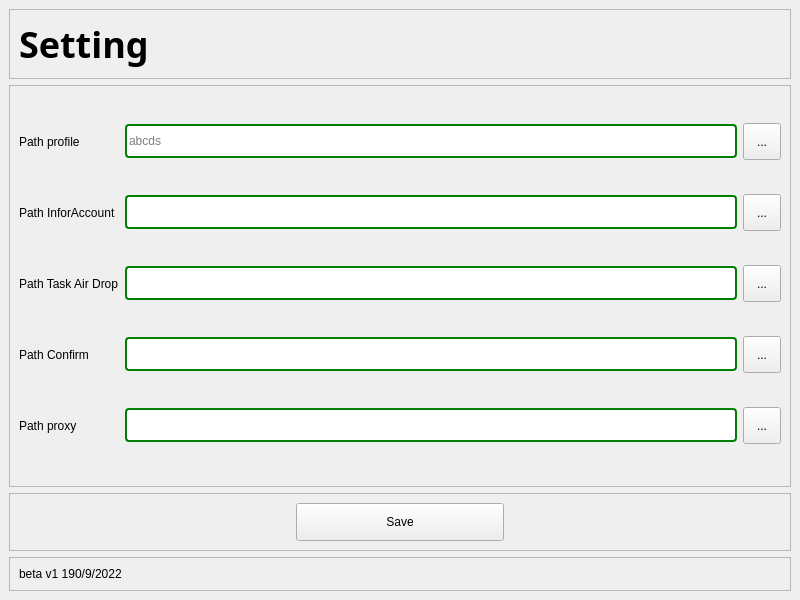
<?xml version="1.0" encoding="UTF-8"?>
<ui version="4.0">
 <class>MainWindow</class>
 <widget class="QMainWindow" name="MainWindow">
  <property name="geometry">
   <rect>
    <x>0</x>
    <y>0</y>
    <width>800</width>
    <height>600</height>
   </rect>
  </property>
  <property name="windowTitle">
   <string>MainWindow</string>
  </property>
  <widget class="QWidget" name="centralwidget">
   <layout class="QVBoxLayout" name="verticalLayout">
    <item>
     <widget class="QFrame" name="frame">
      <property name="sizePolicy">
       <sizepolicy hsizetype="Preferred" vsizetype="Fixed">
        <horstretch>0</horstretch>
        <verstretch>0</verstretch>
       </sizepolicy>
      </property>
      <property name="frameShape">
       <enum>QFrame::StyledPanel</enum>
      </property>
      <property name="frameShadow">
       <enum>QFrame::Raised</enum>
      </property>
      <layout class="QHBoxLayout" name="horizontalLayout">
       <item>
        <widget class="QLabel" name="label">
         <property name="sizePolicy">
          <sizepolicy hsizetype="Preferred" vsizetype="Minimum">
           <horstretch>0</horstretch>
           <verstretch>0</verstretch>
          </sizepolicy>
         </property>
         <property name="font">
          <font>
           <family>Rockwell Condensed</family>
           <pointsize>27</pointsize>
           <bold>true</bold>
          </font>
         </property>
         <property name="text">
          <string>Setting</string>
         </property>
        </widget>
       </item>
      </layout>
     </widget>
    </item>
    <item>
     <widget class="QFrame" name="frame_2">
      <property name="sizePolicy">
       <sizepolicy hsizetype="Preferred" vsizetype="Preferred">
        <horstretch>0</horstretch>
        <verstretch>0</verstretch>
       </sizepolicy>
      </property>
      <property name="minimumSize">
       <size>
        <width>0</width>
        <height>0</height>
       </size>
      </property>
      <property name="styleSheet">
       <string notr="true">QLineEdit {
	border: 2px solid green;
    border-radius: 4px;
	height : 30px;
}
QToolButton {
	height : 30px;
	width : 30px;
}
QLabel {
	
	font: 20pt &quot;Times New Roman&quot;;
}

</string>
      </property>
      <property name="frameShape">
       <enum>QFrame::StyledPanel</enum>
      </property>
      <property name="frameShadow">
       <enum>QFrame::Raised</enum>
      </property>
      <layout class="QGridLayout" name="gridLayout">
       <item row="0" column="0">
        <widget class="QLabel" name="label_2">
         <property name="text">
          <string>Path profile</string>
         </property>
        </widget>
       </item>
       <item row="1" column="1">
        <widget class="QLineEdit" name="pathInfo"/>
       </item>
       <item row="0" column="1">
        <widget class="QLineEdit" name="pathProfile">
         <property name="minimumSize">
          <size>
           <width>0</width>
           <height>0</height>
          </size>
         </property>
         <property name="inputMask">
          <string/>
         </property>
         <property name="text">
          <string/>
         </property>
         <property name="placeholderText">
          <string>abcds</string>
         </property>
        </widget>
       </item>
       <item row="3" column="1">
        <widget class="QLineEdit" name="pathConfirm"/>
       </item>
       <item row="1" column="0">
        <widget class="QLabel" name="label_3">
         <property name="text">
          <string>Path InforAccount</string>
         </property>
        </widget>
       </item>
       <item row="2" column="1">
        <widget class="QLineEdit" name="pathTask"/>
       </item>
       <item row="0" column="2">
        <widget class="QToolButton" name="bt_profile">
         <property name="text">
          <string>...</string>
         </property>
        </widget>
       </item>
       <item row="2" column="0">
        <widget class="QLabel" name="label_4">
         <property name="text">
          <string>Path Task Air Drop</string>
         </property>
        </widget>
       </item>
       <item row="4" column="1">
        <widget class="QLineEdit" name="pathProxy"/>
       </item>
       <item row="4" column="0">
        <widget class="QLabel" name="label_6">
         <property name="text">
          <string>Path proxy</string>
         </property>
        </widget>
       </item>
       <item row="1" column="2">
        <widget class="QToolButton" name="bt_info">
         <property name="text">
          <string>...</string>
         </property>
        </widget>
       </item>
       <item row="2" column="2">
        <widget class="QToolButton" name="bt_task">
         <property name="text">
          <string>...</string>
         </property>
        </widget>
       </item>
       <item row="3" column="2">
        <widget class="QToolButton" name="bt_conf">
         <property name="text">
          <string>...</string>
         </property>
        </widget>
       </item>
       <item row="4" column="2">
        <widget class="QToolButton" name="bt_proxy">
         <property name="text">
          <string>...</string>
         </property>
        </widget>
       </item>
       <item row="3" column="0">
        <widget class="QLabel" name="label_5">
         <property name="text">
          <string>Path Confirm</string>
         </property>
        </widget>
       </item>
      </layout>
     </widget>
    </item>
    <item>
     <widget class="QFrame" name="frame_4">
      <property name="sizePolicy">
       <sizepolicy hsizetype="Preferred" vsizetype="Fixed">
        <horstretch>0</horstretch>
        <verstretch>0</verstretch>
       </sizepolicy>
      </property>
      <property name="frameShape">
       <enum>QFrame::StyledPanel</enum>
      </property>
      <property name="frameShadow">
       <enum>QFrame::Raised</enum>
      </property>
      <layout class="QGridLayout" name="gridLayout_2">
       <item row="0" column="0">
        <widget class="QPushButton" name="pushButton">
         <property name="sizePolicy">
          <sizepolicy hsizetype="Fixed" vsizetype="Fixed">
           <horstretch>0</horstretch>
           <verstretch>0</verstretch>
          </sizepolicy>
         </property>
         <property name="styleSheet">
          <string notr="true">height : 30px;
width : 200px;</string>
         </property>
         <property name="text">
          <string>Save</string>
         </property>
        </widget>
       </item>
      </layout>
     </widget>
    </item>
    <item>
     <widget class="QFrame" name="frame_3">
      <property name="sizePolicy">
       <sizepolicy hsizetype="Minimum" vsizetype="Fixed">
        <horstretch>0</horstretch>
        <verstretch>0</verstretch>
       </sizepolicy>
      </property>
      <property name="frameShape">
       <enum>QFrame::StyledPanel</enum>
      </property>
      <property name="frameShadow">
       <enum>QFrame::Raised</enum>
      </property>
      <layout class="QHBoxLayout" name="horizontalLayout_2">
       <item>
        <widget class="QLabel" name="label_7">
         <property name="sizePolicy">
          <sizepolicy hsizetype="Preferred" vsizetype="Preferred">
           <horstretch>0</horstretch>
           <verstretch>0</verstretch>
          </sizepolicy>
         </property>
         <property name="text">
          <string>beta v1 190/9/2022</string>
         </property>
        </widget>
       </item>
      </layout>
     </widget>
    </item>
   </layout>
  </widget>
 </widget>
 <resources/>
 <connections/>
</ui>
